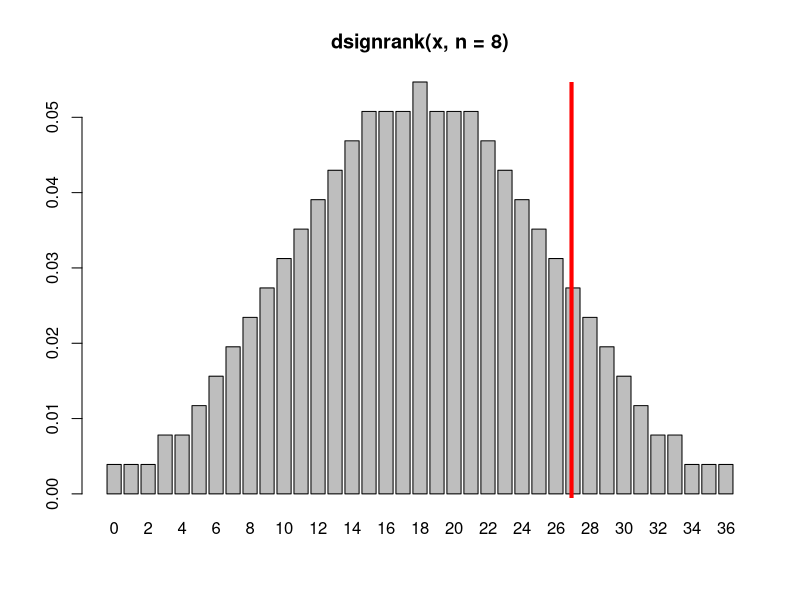
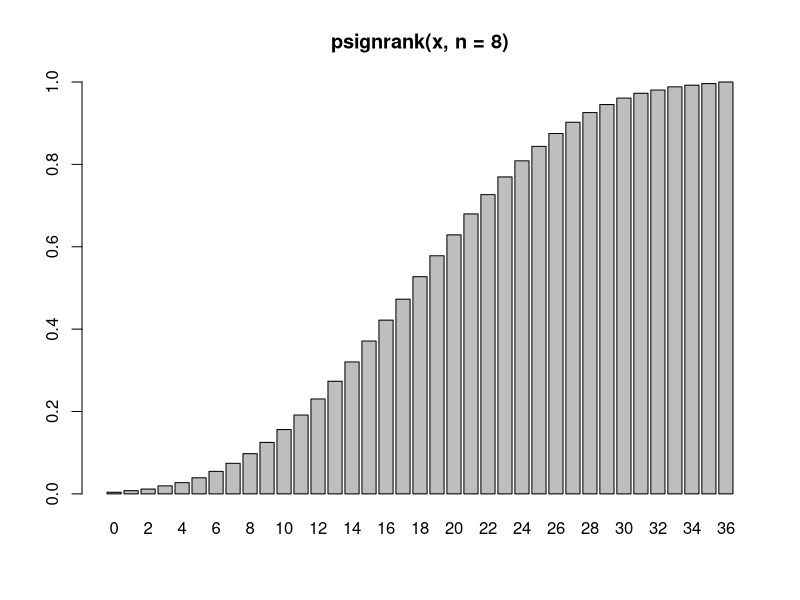
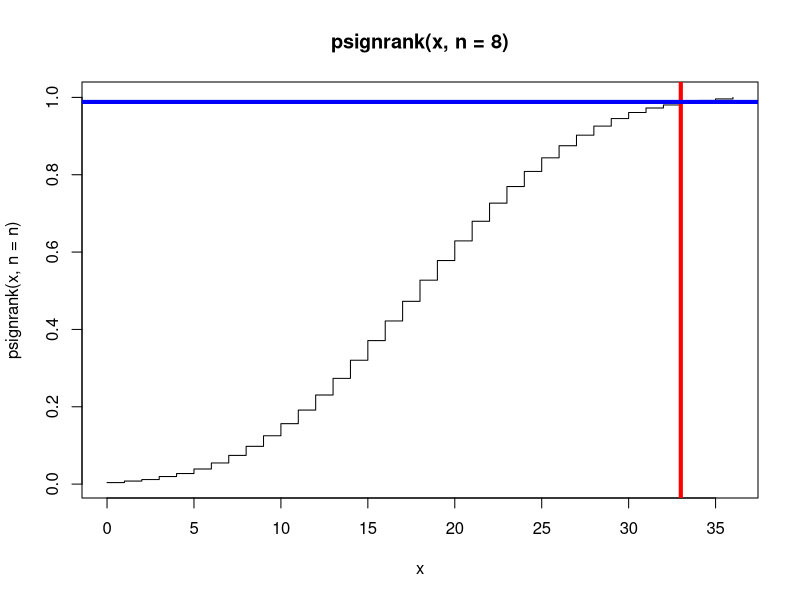
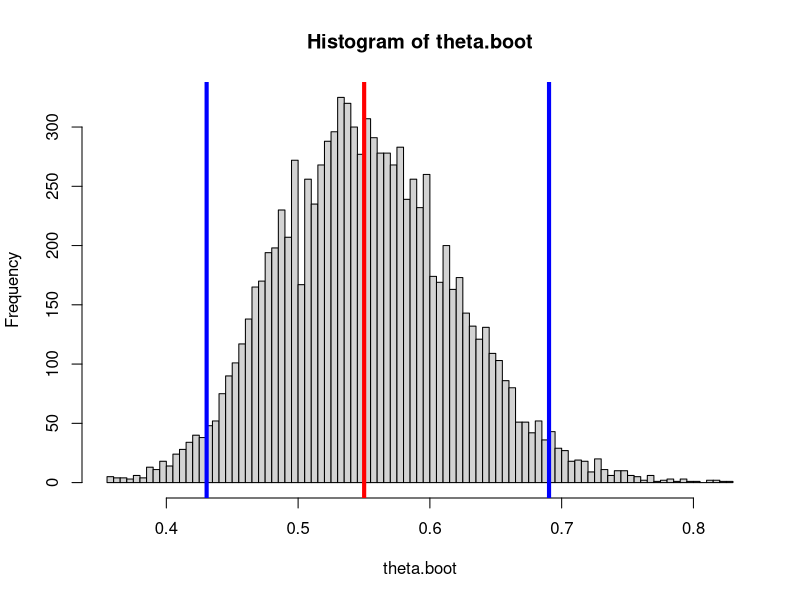

These figures' R source, in order:
## ---- chunk 1
knitr::opts_chunk$set(echo = TRUE)
## ---- chunk 2
school = c(82,69,73,43,58,56,76,65)
home = c(63,42,74,37,51,43,80,62)
## ---- chunk 3
response = school - home
response
## ---- chunk 4
wplus = sum((response>0)*rank(response))
wplus
## ---- chunk 5
n = length(response)
w = sum(sign(response)*rank(response))
wplus = 0.5*w + n*(n+1)/4
wplus
## ---- chunk 6
x = seq(0,n*(n+1)/2,1)
barplot(dsignrank(x,n),names.arg = x,main = paste0("dsignrank(x, n = ", n, ")"))
abline(v=wplus,col = "red",lwd = 4)
## ---- chunk 7
barplot(psignrank(x,n),names.arg = x,main = paste0("psignrank(x, n = ", n, ")"))
plot(x,psignrank(x, n = n),type = "s",main = paste0("psignrank(x, n = ", n, ")"))
abline(v=wplus,col = "red",lwd = 4)
abline(h=psignrank(wplus,n),col = "blue",lwd = 4)
## ---- chunk 8
pvalue = 1-psignrank(wplus-1,n,lower.tail = TRUE)
pvalue
## ---- chunk 9
wilcox.test(response,alternative="greater")
## ---- chunk 10
labels = c("nattacks","nsubjects")
aspirin = c(104,11037)
placebo = c(189,11034)
data = data.frame(aspirin,placebo)
rownames(data) = labels
data
## ---- chunk 11
rate = function(v) v[1]/v[2]
theta.hat = rate(data$aspirin)/rate(data$placebo)
theta.hat
## ---- chunk 12
population.one = c( rep(1,data["nattacks","aspirin"]), 
                    rep(0,data["nsubjects","aspirin"]-data["nattacks","aspirin"]) )
population.two = c( rep(1,data["nattacks","placebo"]), 
                    rep(0,data["nsubjects","placebo"]-data["nattacks","placebo"]) )

draw.bootstrap.sample = function() {
  boot.pop.one = sample(population.one,replace = TRUE)
  boot.pop.two = sample(population.two,replace = TRUE)
  rate.one = sum(boot.pop.one)/length(boot.pop.one)
  rate.two = sum(boot.pop.two)/length(boot.pop.two)
  return(rate.one/rate.two)
}
## ---- chunk 13
nrep = 10000
theta.boot = replicate(nrep,draw.bootstrap.sample())
hist(theta.boot,breaks=100)

# sample estimate
abline(v=theta.hat,col = "red",lwd = 4)

# bootstrap confidence interval
confidence.lower = sort(theta.boot)[nrep*.025]
confidence.upper = sort(theta.boot)[nrep*.975]
abline(v=c(confidence.lower,confidence.upper),col = "blue",lwd = 4)
